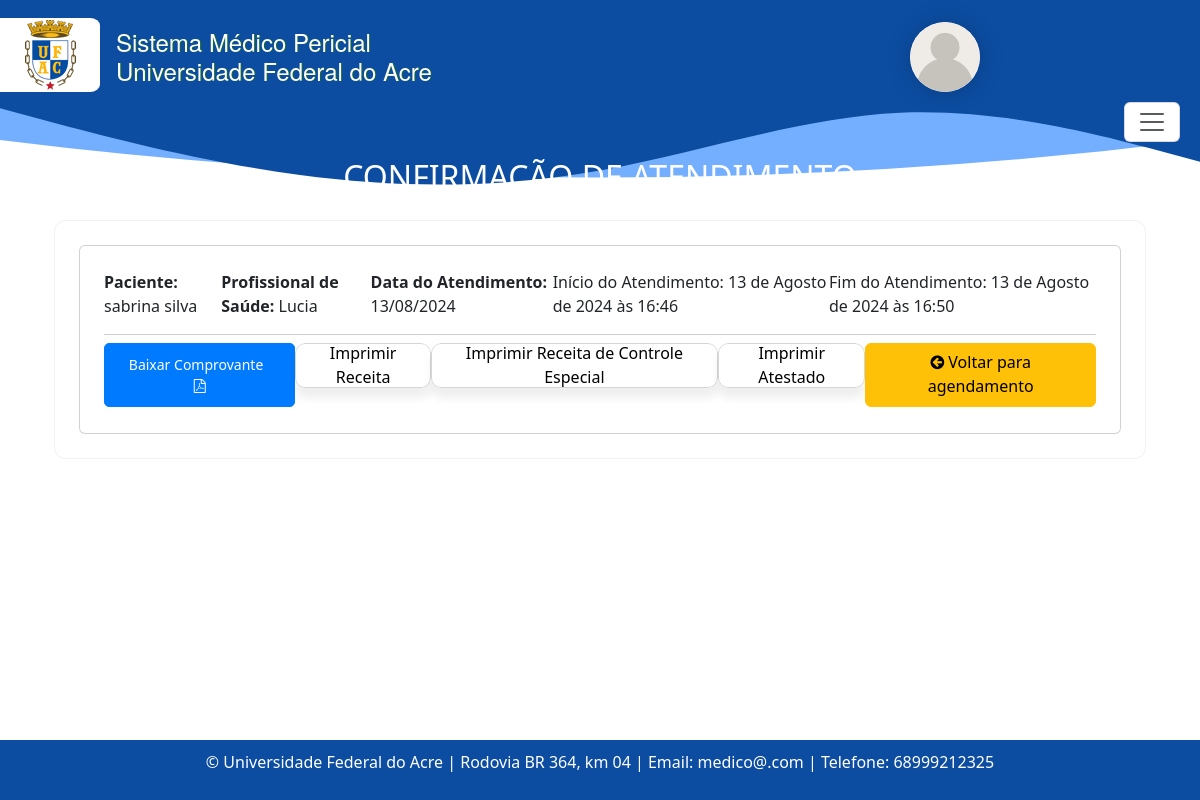
Screenshot of /confirmar-atendimento/191/ with the database file from the repository.
### consulta/models.py (models this page shows, shortened)
class Atendimento(models.Model):
    agendamento = models.OneToOneField('Agendamento', on_delete=models.CASCADE)
    anamnese = models.TextField()
    exame_fisico = models.TextField()
    exames_complementares = models.TextField()
    pdf_exames = models.FileField(upload_to='exames_pdfs/', null=True, blank=True)
    diagnostico = models.TextField()
    conduta = models.TextField()
    inicio_atendimento = models.DateTimeField(null=True, blank=True)
    fim_atendimento = models.DateTimeField(null=True, blank=True)
    @property
    def data_atendimento(self):
        return self.agendamento.data_agendamento
    class Meta:
        ordering = ['agendamento']

class Agendamento(models.Model):
    TURNO_CHOICES = [
        ('manha', 'Manhã'),
        ('tarde', 'Tarde'),
    ]
    status_atendimento = models.CharField(max_length=20, choices=[
        ('confirmado', 'Confirmado'),
        ('ausente', 'Ausente'),
        ('pendente', 'Pendente'),
        ('cancelado', 'Cancelado'),
        ('atendido', 'Atendido'),
    ], default='pendente')
    paciente = models.ForeignKey('Paciente', on_delete=models.CASCADE)
    profissional_saude = models.ForeignKey('Profissionaldasaude', on_delete=models.CASCADE)
    data_agendamento = models.DateField('Data Agendamento', blank=False, null=False)
    turno = models.CharField(max_length=10, choices=TURNO_CHOICES)
    prioridade_atendimento = models.BooleanField(default=False)
    justificativa_cancelamento = models.TextField(blank=True, null=True)
    class Meta:
        ordering = ['-data_agendamento', 'paciente__nome']
        verbose_name = 'Agendamento'
        verbose_name_plural = 'Agendamentos'

class Paciente(models.Model):
    SEXO_CHOICES = [
        ('M', 'Masculino'),
        ('F', 'Feminino'),
        ('O', 'Outro')
    ]
    nome = models.CharField(max_length=100)
    nome_social = models.CharField(max_length=100, blank=True, null=True, verbose_name='Nome Social')
    data_nascimento = models.DateField(verbose_name='Data de Nascimento', validators=[data_nasc_valida], blank=True, null=True)
    email = models.EmailField(blank=True, null=True)
    rg = models.CharField(max_length=20, blank=True, null=True)
    cpf = models.CharField(max_length=14, validators=[validate_cpf, MinLengthValidator(11)])
    sexo = models.CharField(max_length=1, choices=SEXO_CHOICES)
    matricula = models.CharField(max_length=20)
    TIPO_PACIENTE_CHOICES = [
        ('Aluno', 'Aluno'),
        ('Servidor', 'Servidor'),
        ('Outro', 'Outro'),
    ]
    tipo_paciente = models.CharField(max_length=20, choices=TIPO_PACIENTE_CHOICES)
    cargo_funcao = models.CharField(max_length=50, default='', blank=True, null=True)
    cep = models.CharField(max_length=9, blank=True, null=True)
    cidade = models.CharField(max_length=50, blank=True, null=True)
    bairro = models.CharField(max_length=50, default='', blank=True, null=True)
    uf = models.CharField('UF', max_length=2, choices=UF_CHOICE, default='AC', blank=True, null=True)
    numero = models.CharField(max_length=10, blank=True, null=True)
    ddd_telefone = models.CharField(max_length=8)
    complemento = models.CharField(max_length=100, blank=True, null=True, default='')  # Adicionando o valor padrão aqui
    def get_display_name(self):
        return self.nome_social if self.nome_social else self.nome

class Profissionaldasaude(models.Model):
    SEXO_CHOICES = [
        ('M', 'Masculino'),
        ('F', 'Feminino'),
        ('O', 'Outro')
    ]
    usuario = models.ForeignKey(User, blank=True, null=True, on_delete=models.CASCADE)
    nome = models.CharField('Nome Completo', max_length=100)
    nome_social = models.CharField(max_length=100, blank=True, null=True, verbose_name='Nome Social')
    data_nascimento = models.DateField(u'Data de Nascimento', validators=[data_nasc_valida])
    email = models.EmailField()
    rg = models.CharField(max_length=20)
    cpf = models.CharField(max_length=14, validators=[validate_cpf, MinLengthValidator(11)])
    sexo = models.CharField(max_length=1, choices=SEXO_CHOICES)
    identificacao_unica = models.CharField(max_length=50, default='')
    cep = models.CharField(max_length=9)
    cidade = models.CharField(max_length=50)
    bairro = models.CharField(max_length=50, default='')
    uf = models.CharField('UF', max_length=2, choices=UF_CHOICE, default='AC')
    numero = models.CharField(max_length=10)
    ddd_telefone = models.CharField('Telefone Celular', max_length=14, help_text='Com DDD.')
    complemento = models.CharField(max_length=100, blank=True, null=True, default='') # blank=True, null=True é pra dizer que não é obrigatorio
    area = models.CharField(max_length=50, default='')
    unidade_siass = models.CharField(max_length=50, default='')
    formacao = models.CharField(max_length=20)
    conselho = models.CharField(max_length=20)
    registro = models.CharField(max_length=20)
    def get_display_name(self):
        return self.nome_social if self.nome_social else self.nome
    class Meta:
        ordering = ['nome', ]
        verbose_name = 'Profissonal de saúde'
        verbose_name_plural = 'Profissonais de saúde'

### consulta/views.py (the view)
# urls.py: path('confirmar-atendimento/<int:agendamento_id>/', confirmar_atendimento, name='confirmar_atendimento'),
def confirmar_atendimento(request, agendamento_id):
    agendamento = get_object_or_404(Agendamento, id=agendamento_id)
    atendimento = get_object_or_404(Atendimento, agendamento=agendamento)
    if not atendimento.fim_atendimento:
        atendimento.fim_atendimento = timezone.now()
        atendimento.save()
    return render(request, 'consultas/confirmar_atendimento.html', {'atendimento': atendimento})

### consulta/context_processors.py (called while the page is built, shortened)
def user_info(request):
    user = request.user
    context = {
        'user': user,
        'profissional_saude': None,
        'administrativo': None,
    }
    return context

### templates/consultas/confirmar_atendimento.html (shortened to what this page needs)
{% extends 'base.html' %}
{% block content %}
  <div class="container">
    <h2 class="text-center mb-4 text-white">CONFIRMAÇÃO DE ATENDIMENTO</h2>
    <div class="p-4" id="glass">
        <div class="card p-4">
            <div class="infos">
                <p><strong>Paciente:</strong> {{ atendimento.agendamento.paciente.get_display_name }}</p>
                <p><strong>Profissional de Saúde:</strong> {{ atendimento.agendamento.profissional_saude.get_display_name }}</p>
                <p><strong>Data do Atendimento:</strong> {{ atendimento.data_atendimento|date:'d/m/Y' }}</p>
                <p>Início do Atendimento: {{ atendimento.inicio_atendimento }}</p>
                <p>Fim do Atendimento: {{ atendimento.fim_atendimento }}</p>
            </div>
            <div class="d-flex justify-content-between mt-2">
              <a type="submit" class="btn btn-primary btn-sm" style="margin-bottom: 2px;" methods="POST" href="{% url 'download_comprovante_atendimento' atendimento_id=atendimento.pk %}">Baixar Comprovante &nbsp;<i class="fa fa-file-pdf-o" aria-hidden="true"></i></a>
              <a href="{% url 'pdf_receita_medica' atendimento.id %}" target="_blank" class="print-btn" style="border: none; text-decoration: none;">
                  <button class="print-btn">
                    Imprimir Receita
                  </button>
              </a>
              <a href="{% url 'pdf_receita_medica_controle' atendimento.id 'controle_especial' %}" target="_blank" class="print-btn" style="border: none; text-decoration: none;">
                <button class="print-btn">
                    Imprimir Receita de Controle Especial
                </button>
              </a>
              <a href="{% url 'pdf_atestado_medico' atendimento.id %}" target="_blank" class="print-btn" style="border: none; text-decoration: none;">
                  <button class="print-btn">
                    Imprimir Atestado
                  </button>
              </a>
              <a style="justify-content: right; margin-bottom: 2px" class="btn btn-warning" href="{% url 'agendamentoListagem' %}"><i class="fa fa-arrow-circle-left" aria-hidden="true"></i>&nbsp;Voltar para agendamento</a>
          </div>
        </div>
    </div>
  </div>
{% endblock %}

### static/css/estilos.css (style rules this page uses)
* { scroll-behavior: smooth; }
.btn-primary { background-color: #007bff; color: #fff; border: 1px solid #007bff; border-radius: 5px; padding: 10px 20px; text-decoration: none; display: inline-block; transition: background-color 0.3s ease; }
#glass { padding: 10px; backdrop-filter: blur(50px) saturate(100%); -webkit-backdrop-filter: blur(5px) saturate(52%); background-color: rgb(255 255 255 / 16%); border-radius: 12px; border: 1px solid rgba(209, 213, 219, 0.3); }
.print-btn { min-width: 100px; height: 45px; display: flex; align-items: center; justify-content: center; background-color: white; border: 1px solid rgb(213, 213, 213); border-radius: 10px; gap: 10px; font-size: 16px; cursor: pointer; overflow: hidden; font-weight: 500; box-shadow: 0px 10px 10px rgba(0, 0, 0, 0.065); transition: all 0.3s; }

### templates/consultas/confirmar_atendimento.html (style rules this page uses)
.infos { display: flex; justify-content: space-between; border-bottom: 1px solid #ccc; }

### rows the page displays
Atendimento: agendamento.paciente.get_display_name "sabrina silva", agendamento.profissional_saude.get_display_name "Lucia", data_atendimento "13/08/2024", inicio_atendimento "13 de Agosto de 2024 às 16:46", fim_atendimento "13 de Agosto de 2024 às 16:50"
